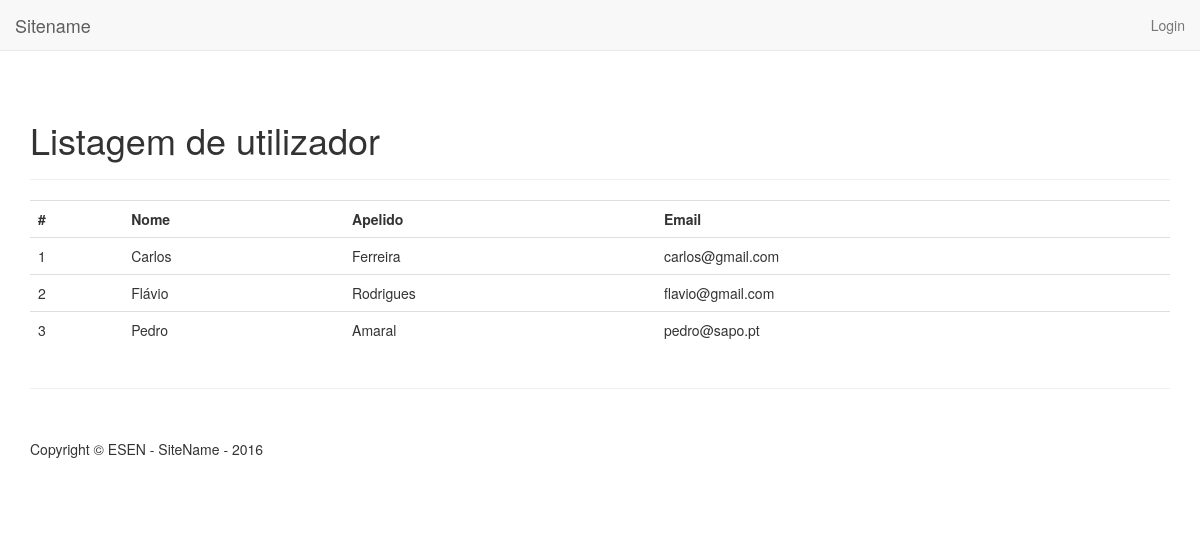
The page / on the database its author committed.
### tables this page shows
CREATE TABLE `utilizadores` (
  `user_id` int(11) NOT NULL,
  `user_nome` varchar(45) NOT NULL,
  `user_apelido` varchar(45) NOT NULL,
  `user_email` varchar(45) NOT NULL,
  `user_senha` varchar(45) NOT NULL,
  `user_dataregisto` datetime NOT NULL
);

### config.inc.php (called while the page is built)
<?php
	$domain = 'http://localhost:'. $_SERVER['SERVER_PORT'] .'/app/';
?>

### index.php (the view, shortened to what this page needs)
<?php
	include_once('config.inc.php');
    include_once('includes/header.php');
    require_once ('ligaDB.php');
    $sql = "SELECT user_apelido, user_nome, user_dataregisto, user_id, user_email ";
    $sql .= "FROM utilizadores ORDER BY user_id ASC";
    $resultado = @mysqli_query ($dbc, $sql);
    $num = mysqli_num_rows($resultado);
?>
    <div class="container">
		<div class="page-header">
			<h1>Listagem de utilizador</h1>
		</div>
        <div class="row">
            <div class="col-md-12">
            <?php
                if ($num > 0)
                {
                    echo '<table class="table table-hover">';
                    echo '<tr>';
                    echo '<th>#</th>
                          <th>Nome</th>
                          <th>Apelido</th>
                          <th>Email</th>';
                    echo '</tr>';
                    while ($row = mysqli_fetch_array($resultado, MYSQLI_ASSOC))
                    {
                        echo '<tr>
                        <td>' . $row['user_id'] . '</td>
                        <td>' . $row['user_nome'] . '</td>
                        <td>' . $row['user_apelido'] . '</td>
                        <td>' . $row['user_email'] . '</td>
                        </tr>';
                    }
                    echo '</table>';
                }
                else {
                    echo '<div class="alert alert-danger" role="alert">Não existem utilizadores na base de dados</div>';
                }
            ?>
            </div>
        </div>
    </div>
<?php include_once('includes/footer.php'); ?>

### includes/header.php (shortened to what this page needs)
<!DOCTYPE html>
<html lang="pt-pt">
<head>
    <link href="<?php echo $domain; ?>css/bootstrap.min.css" rel="stylesheet">
    <link href="<?php echo $domain; ?>css/estilos.css" rel="stylesheet">
</head>
<body>
    <nav class="navbar navbar-default navbar-fixed-top">
        <div class="container-fluid">
            <div class="navbar-header">
                <?php
					if(isset($_SESSION['user_id'])){
						echo '<a class="navbar-brand" href="' . $domain . 'admin/dashboard.php' . '">Sitename</a>';
					}
					else { echo '<a class="navbar-brand" href="' . $domain . '">Sitename</a>'; }
				?>
            </div>
            <div class="collapse navbar-collapse" id="bs-example-navbar-collapse-1">
                <ul class="nav navbar-nav navbar-right">
                   <?php
						if(!isset($_SESSION['user_id'])) {
							echo '<li><a href="' . $domain . 'login.php">Login</a></li>';
						}
					?>
                </ul>
            </div>
        </div>
    </nav>

### includes/footer.php (shortened to what this page needs)
    <div class="container">
        <hr>
        <footer>
            <div class="row">
                <div class="col-lg-12">
                   <?php
						$date = date("Y");
					?>
                    <p>Copyright &copy; ESEN - SiteName - <?php echo strftime("%Y", strtotime( $date )); ?></p>
                </div>
            </div>
        </footer>
    </div>
</body>
</html>

### css/estilos.css (style rules this page uses)
body { padding-top: 80px; }
footer { margin: 50px 0; }

### rows shown on the page
utilizadores: user_id "1", user_nome "Carlos", user_apelido "Ferreira", user_email "carlos@gmail.com"
utilizadores: user_id "2", user_nome "Flávio", user_apelido "Rodrigues", user_email "flavio@gmail.com"
utilizadores: user_id "3", user_nome "Pedro", user_apelido "Amaral", user_email "pedro@sapo.pt"
